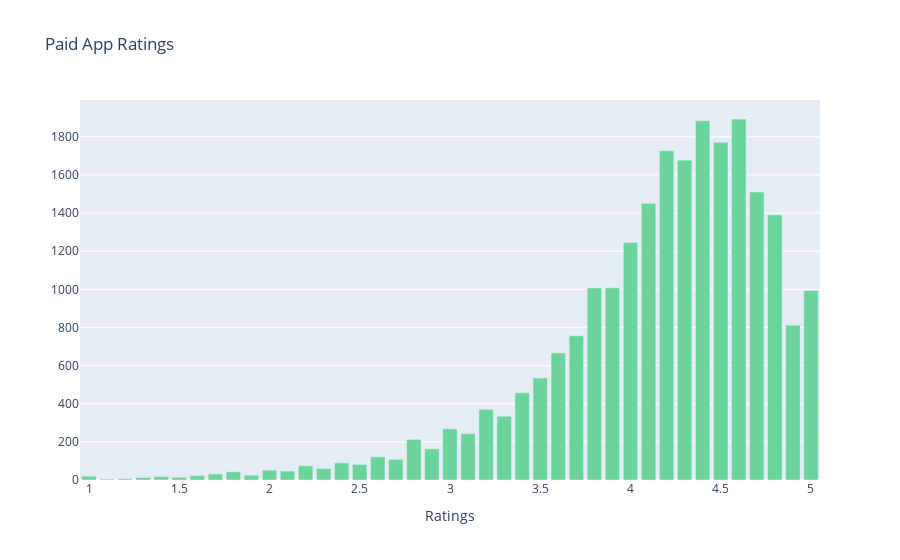

The notebook cell saved with this chart:
### Code cell
col = 'Rating'

# Filter the DataFrame to include only non-free (paid) apps
non_free_apps_df = df[df['Free'] == False]

# Count the values and calculate percentages for non-free apps
v2 = non_free_apps_df[col].value_counts().reset_index()
v2 = v2.rename(columns={col: 'count', 'index': col})
v2['percent'] = v2['count'].apply(lambda x: 100 * x / sum(v2['count']))

# Create a bar plot using plotly for non-free apps
trace2 = go.Bar(x=v2[col], y=v2["count"], name="Rating", marker=dict(color="#6ad49b"))
layout = {'title': "Paid App Ratings", 'xaxis': {'title': "Ratings"}}
fig = go.Figure(data=[trace2], layout=layout)
iplot(fig)

### Figure 1 — Plotly figure (JSON) as saved in the notebook; plotly's stock layout.template omitted (floating-point values rounded to 4 significant figures)
{"data": [{"marker": {"color": "#6ad49b"}, "name": "Rating", "type": "bar", "x": [4.6, 4.4, 4.5, 4.2, 4.3, 4.7, 4.1, 4.8, 4, 3.9, 3.8, 5, 4.9, 3.7, 3.6, 3.5, 3.4, 3.2, 3.3, 3, 3.1, 2.8, 2.9, 2.6, 2.7, 2.4, 2.5, 2.2, 2.3, 2, 2.1, 1.8, 1.7, 1.9, 1.6, 1, 1.4, 1.5, 1.3, 1.2, 1.1], "y": [1893, 1884, 1771, 1727, 1677, 1510, 1451, 1391, 1246, 1008, 1007, 994, 812, 756, 666, 535, 457, 371, 334, 268, 243, 213, 163, 121, 108, 90, 81, 75, 60, 52, 47, 43, 32, 25, 23, 20, 18, 14, 13, 7, 5]}], "layout": {"title": {"text": "Paid App Ratings"}, "xaxis": {"title": {"text": "Ratings"}}}}
